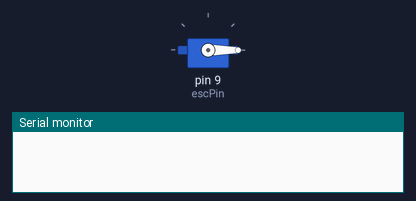
Simulated run of this sketch. Board: Arduino Uno, built with avr-gcc and run on an emulated ATmega328P. Parts: servo, the last lines printed to the serial monitor.

Above: at 0.1 s.
At 5.1 s:
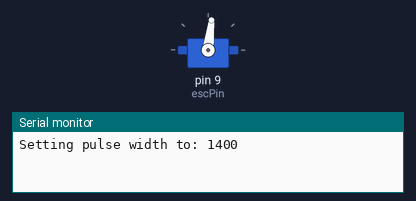
At 25.1 s:
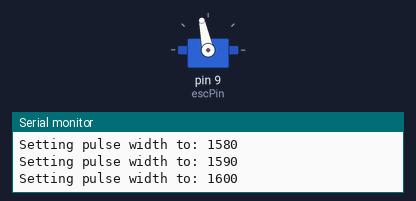
Timing chart, 0 to 40.0 s (numbered marks = the images above):
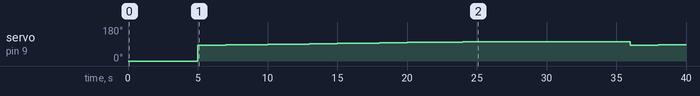

Measured:
- by itself, servo on pin 9 (escPin): 0° → 83° at 5.0 s, → 84° 1.0 s later, → 85° 1.0 s later, → 86° 1.0 s later, … (24 changes in this stretch)

The sketch:

esc_set_pwm.ino
```cpp
#include <Servo.h>

Servo esc; // Create a servo object to control the ESC
int escPin = 9; // ESC control pin

void setup() {
  esc.attach(escPin); // Attaches the ESC on pin 9 to the servo object
  Serial.begin(9600); // Start serial communication at 9600 baud rate

  // It's essential to start with a known state; 1500 microseconds is typical for neutral.
  esc.writeMicroseconds(500); // Neutral position for arming, usually 1500 microseconds
  delay(5000); // Wait a bit after sending the arm signal
}

void loop() {
  // Iterate from 0 to 5000 in increments of 100
  for (int pulseWidth = 1400; pulseWidth <= 1600; pulseWidth += 10) {
    Serial.print("Setting pulse width to: ");
    Serial.println(pulseWidth);

    esc.writeMicroseconds(pulseWidth); // Set the pulse width
    delay(1000); // Wait for 1 second before changing the pulse width
  }

  // After reaching 5000, you might want to reset, pause, or stop. Adjust as necessary.
  delay(10000); // Example: Wait for 10 seconds before restarting the loop or add your logic here.
}
```
